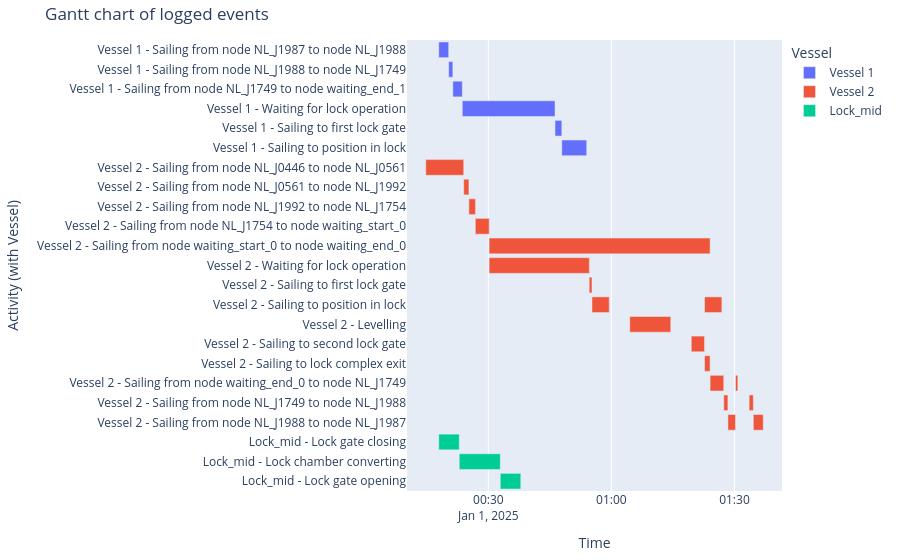

The cell this chart's notebook holds for it:
### Code cell
df_eventtable = opentnsim.core.logutils.logbook2eventtable([*vessels, lock_chamber_II])
fig = generate_vessel_gantt_chart(df_eventtable)

### Figure 1 — Plotly figure (JSON) as saved in the notebook; plotly's stock layout.template omitted (floating-point values rounded to 4 significant figures)
{"data": [{"base": ["2025-01-01T00:17:54.550491000", "2025-01-01T00:20:19.635288000", "2025-01-01T00:21:20.660651000", "2025-01-01T00:23:39.109850000", "2025-01-01T00:46:15.294610000", "2025-01-01T00:47:54.550490000"], "hovertemplate": "object name=Vessel 1<br>start time=%{base}<br>stop time=%{x}<br>activity label=%{y}<extra></extra>", "legendgroup": "Vessel 1", "marker": {"color": "#636efa", "pattern": {"shape": ""}}, "name": "Vessel 1", "orientation": "h", "showlegend": true, "textposition": "auto", "type": "bar", "x": [145084, 61025, 138449, 1356184, 99255, 364234], "xaxis": "x", "y": ["Vessel 1 - Sailing from node NL_J1987 to node NL_J1988", "Vessel 1 - Sailing from node NL_J1988 to node NL_J1749", "Vessel 1 - Sailing from node NL_J1749 to node waiting_end_1", "Vessel 1 - Waiting for lock operation", "Vessel 1 - Sailing to first lock gate", "Vessel 1 - Sailing to position in lock"], "yaxis": "y"}, {"base": ["2025-01-01T00:14:44.354414000", "2025-01-01T00:23:59.663945000", "2025-01-01T00:25:15.734346000", "2025-01-01T00:25:15.734346000", "2025-01-01T00:26:50.647668000", "2025-01-01T00:26:50.647668000", "2025-01-01T00:30:11.775030000", "2025-01-01T00:30:11.775030000", "2025-01-01T00:30:11.775030000", "2025-01-01T00:30:11.775030000", "2025-01-01T00:54:36.168969000", "2025-01-01T00:54:36.168969000", "2025-01-01T00:55:15.734345000", "2025-01-01T01:04:28.490762000", "2025-01-01T01:19:28.490762000", "2025-01-01T01:22:42.875211000", "2025-01-01T01:22:42.875211000", "2025-01-01T01:24:03.600068000", "2025-01-01T01:27:23.400996000", "2025-01-01T01:28:24.426359000", "2025-01-01T01:30:15.432555000", "2025-01-01T01:33:35.233483000", "2025-01-01T01:34:36.258846000"], "hovertemplate": "object name=Vessel 2<br>start time=%{base}<br>stop time=%{x}<br>activity label=%{y}<extra></extra>", "legendgroup": "Vessel 2", "marker": {"color": "#EF553B", "pattern": {"shape": ""}}, "name": "Vessel 2", "orientation": "h", "showlegend": true, "textposition": "auto", "type": "bar", "x": [555309, 76070, 94913, 94913, 201127, 201127, 3231825, 1464393, 3231825, 1464393, 39565, 39565, 252756, 600000, 194384, 80724, 252756, 199800, 61025, 111006, 34078, 61025, 145084], "xaxis": "x", "y": ["Vessel 2 - Sailing from node NL_J0446 to node NL_J0561", "Vessel 2 - Sailing from node NL_J0561 to node NL_J1992", "Vessel 2 - Sailing from node NL_J1992 to node NL_J1754", "Vessel 2 - Sailing from node NL_J1992 to node NL_J1754", "Vessel 2 - Sailing from node NL_J1754 to node waiting_start_0", "Vessel 2 - Sailing from node NL_J1754 to node waiting_start_0", "Vessel 2 - Sailing from node waiting_start_0 to node waiting_end_0", "Vessel 2 - Waiting for lock operation", "Vessel 2 - Sailing from node waiting_start_0 to node waiting_end_0", "Vessel 2 - Waiting for lock operation", "Vessel 2 - Sailing to first lock gate", "Vessel 2 - Sailing to first lock gate", "Vessel 2 - Sailing to position in lock", "Vessel 2 - Levelling", "Vessel 2 - Sailing to second lock gate", "Vessel 2 - Sailing to lock complex exit", "Vessel 2 - Sailing to position in lock", "Vessel 2 - Sailing from node waiting_end_0 to node NL_J1749", "Vessel 2 - Sailing from node NL_J1749 to node NL_J1988", "Vessel 2 - Sailing from node NL_J1988 to node NL_J1987", "Vessel 2 - Sailing from node waiting_end_0 to node NL_J1749", "Vessel 2 - Sailing from node NL_J1749 to node NL_J1988", "Vessel 2 - Sailing from node NL_J1988 to node NL_J1987"], "yaxis": "y"}, {"base": ["2025-01-01T00:17:54.550491000", "2025-01-01T00:22:54.550491000", "2025-01-01T00:32:54.550491000"], "hovertemplate": "object name=Lock_mid<br>start time=%{base}<br>stop time=%{x}<br>activity label=%{y}<extra></extra>", "legendgroup": "Lock_mid", "marker": {"color": "#00cc96", "pattern": {"shape": ""}}, "name": "Lock_mid", "orientation": "h", "showlegend": true, "textposition": "auto", "type": "bar", "x": [300000, 600000, 300000], "xaxis": "x", "y": ["Lock_mid - Lock gate closing", "Lock_mid - Lock chamber converting", "Lock_mid - Lock gate opening"], "yaxis": "y"}], "layout": {"barmode": "overlay", "legend": {"title": {"text": "Vessel"}, "tracegroupgap": 0}, "margin": {"b": 20, "l": 20, "r": 20, "t": 40}, "title": {"text": "Gantt chart of logged events"}, "xaxis": {"anchor": "y", "domain": [0, 1], "title": {"text": "Time"}, "type": "date"}, "yaxis": {"anchor": "x", "autorange": "reversed", "domain": [0, 1], "title": {"text": "Activity (with Vessel)"}}}}
